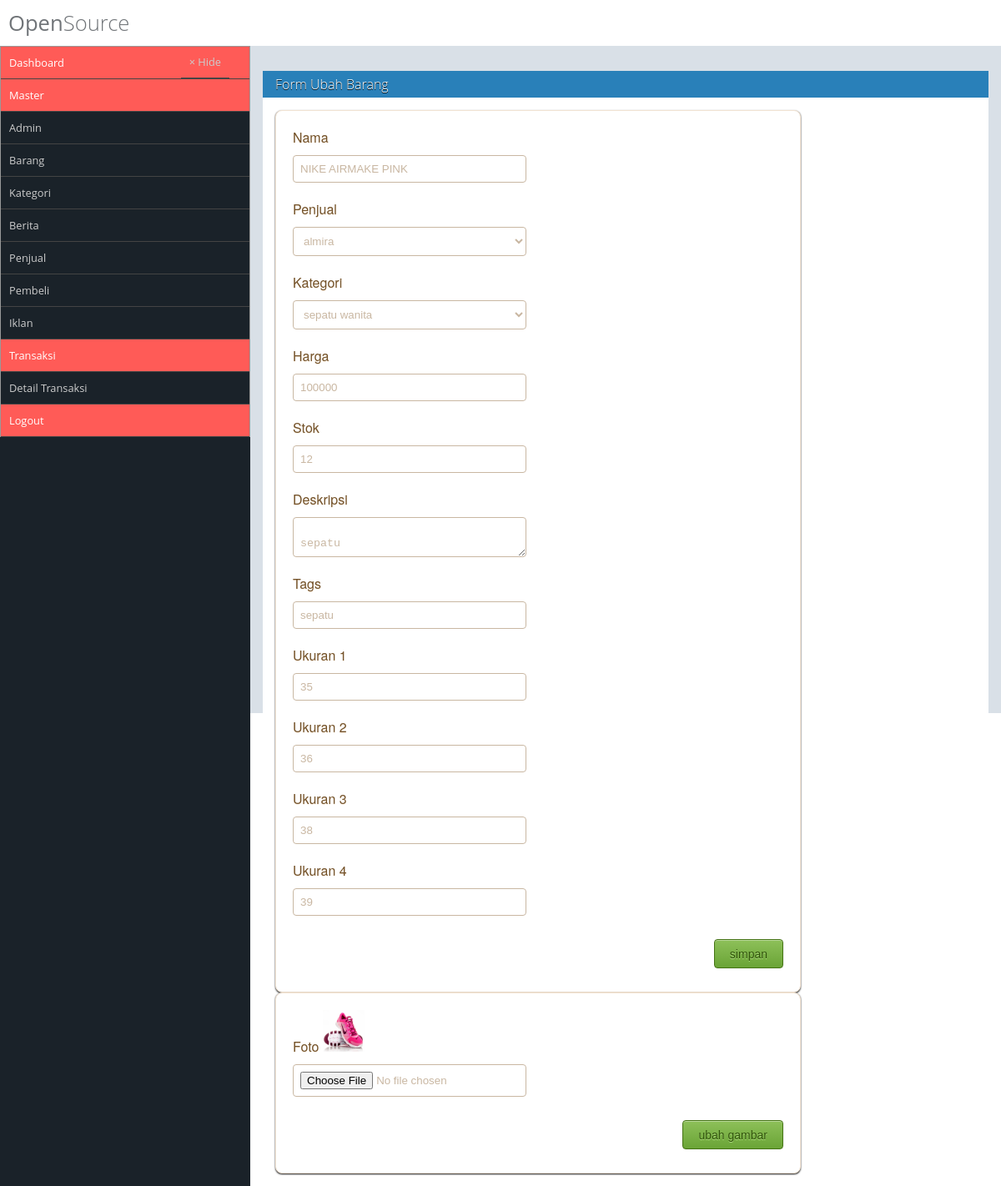
Screenshot of /pages/admin.php?hal=ebarang&id_barang=6 (signed in) with the database file from the repository.
### tables this page shows
CREATE TABLE `tb_barang` (
  `id_barang` int(11) NOT NULL,
  `nama` varchar(100) NOT NULL,
  `id_pen` int(11) NOT NULL,
  `id_kat` int(11) NOT NULL,
  `harga` int(11) NOT NULL,
  `stok` int(11) NOT NULL,
  `deskripsi` text NOT NULL,
  `tags` text NOT NULL,
  `status` varchar(20) NOT NULL,
  `foto` varchar(255) NOT NULL,
  `tanggal` timestamp NOT NULL DEFAULT CURRENT_TIMESTAMP,
  `ukuran1` varchar(30) NOT NULL,
  `ukuran2` varchar(30) NOT NULL,
  `ukuran3` varchar(30) NOT NULL,
  `ukuran4` varchar(30) NOT NULL
);

### lib/class-Ff.php (called while the page is built, shortened)
 <?php
class Fungsi{
	function get($p, $a = "") {
		return isset($_GET["$p"])?$_GET["$p"]:"$a";
	}
}
$ff = new Fungsi();
?>

### lib/class-Db.php (called while the page is built, shortened)
<?php
class Db {
	var $db = null;
	public function __construct()
	{
		try {
			$this->db = new PDO("mysql:host=localhost;dbname=ecoms","root","");
			$this->db->setAttribute(PDO::ATTR_ERRMODE,PDO::ERRMODE_EXCEPTION);
		} catch (PDOException $e) {
			die("Connection Error :".$e->getMessage());
		}
	}
	function select($t, $f="*") {
		$query = $this->db->prepare("select $f from $t");
		$query->execute();
		return $query;
	}
}
	$odb = new Db();
?>

### pages/ebarang.php (the view)
<?php
    $id = $ff->get("id_barang");
    $res = $odb->select("tb_barang where id_barang = '$id'");
    $dt1 = $res->fetch();
?>
<div id="box">
    <div class="box-top">Form Ubah Barang</div>
    <div class="box-panel">
        <form method="post" action="sbarang.php?aksi=edit&id_barang=<?=$id?>" class="form-container" enctype="multipart/form-data">
        <div class="form-title">Nama</div>
        <input type="text" name="nama" class="form-field" value="<?=$dt1['nama']?>">
        <div class="form-title">Penjual</div>
        <select name="id_pen" class="form-field">
            <?php
                $q = $odb->select("tb_penjual");
                while ($dt = $q->fetch()) {
                    if ($dt1['id_pen'] == ['id_pen']) {
                    ?>
                    <option value="<?=$dt['id_pen']?>" selected="selected">
                    <?=$dt['penjual']?></option>
                    <?php
                    }
                    else {
                    ?>
                        <option value="<?=$dt['id_pen']?>"><?=$dt['penjual']?>
                        </option>
                    <?php
                    }
                }
            ?>
        </select>
        <div class="form-title">Kategori</div>
        <select name="id_kat" class="form-field">
            <?php
                $q = $odb->select("tb_kategori");
                while ($dt = $q->fetch()) {
                    if ($dt['id_kat'] == $dt1['id_kat']) {
                    ?>
                    <option value="<?$dt['id_kat']?>" selected="selected">
                    <?=$dt['kategori']?></option>
                    <?php
                    } else {
                    ?>
                        <option value="<?=$dt['id_kat']?>"><?=$dt['kategori']?></option>
                    <?php
                    }
                }
            ?>
        </select>
        <div class="form-title">Harga</div>
        <input type="number" name="harga" class="form-field" value="<?=$dt1['harga']?>">
        <div class="form-title">Stok</div>
        <input type="number" name="stok" class="form-field" value="<?=$dt1['stok']?>">
        <div class="form-title">Deskripsi</div>
        <textarea name="deskripsi" class="form-field" value="<?=$dt1['tags']?>">
            <?=$dt1['deskripsi']?>
        </textarea>
        <div class="form-title">Tags</div>
        <input type="text" name="tags" class="form-field" value="<?=$dt1['tags']?>">
        <div class="form-title">Ukuran 1</div>
        <input type="text" name="ukuran1" class="form-field" value="<?=$dt1['ukuran1']?>">
        <div class="form-title">Ukuran 2</div>
        <input type="text" name="ukuran2" class="form-field" value="<?=$dt1['ukuran2']?>">
        <div class="form-title">Ukuran 3</div>
        <input type="text" name="ukuran3" class="form-field" value="<?=$dt1['ukuran3']?>">
        <div class="form-title">Ukuran 4</div>
        <input type="text" name="ukuran4" class="form-field" value="<?=$dt1['ukuran4']?>">
        <div class="submit-container">
            <input type="submit" name="btnsimpan" value="simpan" class="submit-button">
        </div>
        </form>
            <form method="post" action="sbarang.php?aksi=ganti&id_barang=<?=$id?>" class="form-container" enctype="multipart/form-data">
                <div class="form-title">Foto
                    <img src="../images/<?=$dt1['foto']?>" height="50" width="50">
                </div>
                <input type="file" name="foto" class="form-field" value="">
                <div class="submit-container">
                    <input type="submit" name="btnugambar" value="ubah gambar" class="submit-button">
                </div>
            </form>
    </div>
</div>

### style/admin.css (style rules this page uses)
* { margin: 0; padding: 0; box-sizing: border-box; }
body { font-family: 'Open Sans'; }
div#box { margin-top: 15px; }
div#box .box-top { color: #fff; text-shadow: 0 1px #000; background: #2980b9; padding: 5px; padding-left: 15px; font-weight: 300; }
div#box .box-panel { padding: 15px; background: #fff; color: #333; }
.form-container { border: 1px solid #f2e3d2; background: #fff; -webkit-border-radius: 8px; -moz-border-radius: 8px; border-radius: 8px; -webkit-box-shadow: rgba(000,000,000,0.9) 0 1px 2px, inset rgba(255,255,255,0.4) 0 0px 0 ; -moz-box-shadow: rgba(000,000,000,0.9) 0 1px 2px, inset rgba(255,255,255,0.4) 0 0px 0; box-shadow: rgba(000,000,000,0.9) 0 1px 2px, inset rgba(255,255,255,0.4) 0 0px 0; font-family: 'Helvetica Neue',Helvetica,sans-serif; text-decoration: none; vertical-align: middle; min-width: 300px; padding: 20px; width: 75%; }
.form-field { border: 1px solid #c9b7a2; background: #fff; -webkit-border-radius: 4px; -moz-border-radius: 4px; border-radius: 4px; color: #c9b7a2; -webkit-box-shadow: rgba(255,255,255,0.4) 0 1px 0, inset rgba(000,000,000,0.7) 0 0px 0px; -moz-box-shadow: rgba(255,255,255,0.4) 0 1px 0, inset rgba(000,000,000,0.7) 0 0px 0px; box-shadow: rgba(255,255,255,0.4) 0 1px 0, inset rgba(000,000,000,0.7) 0 0px 0px; padding: 8px; margin-bottom: 20px; width: 280px; }
.form-title { margin-bottom: 10px; color: #725129; text-shadow: #fdf2e4 0 1px 0 ; }
.submit-container { margin: 8px 0; text-align: right; }
.submit-button { border: 1px solid #447314; background: #6aa436; background: -webkit-gradient(linear, left top, left bottom, from(#8dc059), to(#6aa436)); background: -webkit-linear-gradient(top, #8dc059, #6aa436); background: -moz-linear-gradient(top, #8dc059, #6aa436); background: -ms-linear-gradient(top, #8dc059, #6aa436); background: -o-linear-gradient(top, #8dc059, #6aa436); background-image: -ms-linear-gradient(top, #8dc059 0%, #6aa436 100% ); -webkit-border-radius: 4px; -moz-border-radius: 4px; border-radius: 4px; -webkit-box-shadow: rgba(255,255,255,0.4) 0 1px 0, inset rgba(255,255,255,0.4) 0 1px 0; -moz-box-shadow: rgba(255,255,255,0.4) 0 1px 0, inset rgba(255,255,255,0.4) 0 1px 0; box-shadow: rgba(255,255,255,0.4) 0 1px 0, inset rgba(255,255,255,0.4) 0 1px 0; text-shadow: #addc7e 0 1px 0; color: #31540c; font-family: helvetica,serif; padding: 8.5px 18px; font-size: 14px; text-decoration: none; vertical-align: middle; }

### rows the page displays
tb_barang: nama "NIKE AIRMAKE PINK", harga "100000", stok "12", deskripsi "sepatu", tags "sepatu", ukuran1 "35", ukuran2 "36", ukuran3 "38", ukuran4 "39", foto (picture)

### other values shown
form field id_pen "almira"
form field id_kat "sepatu wanita"
